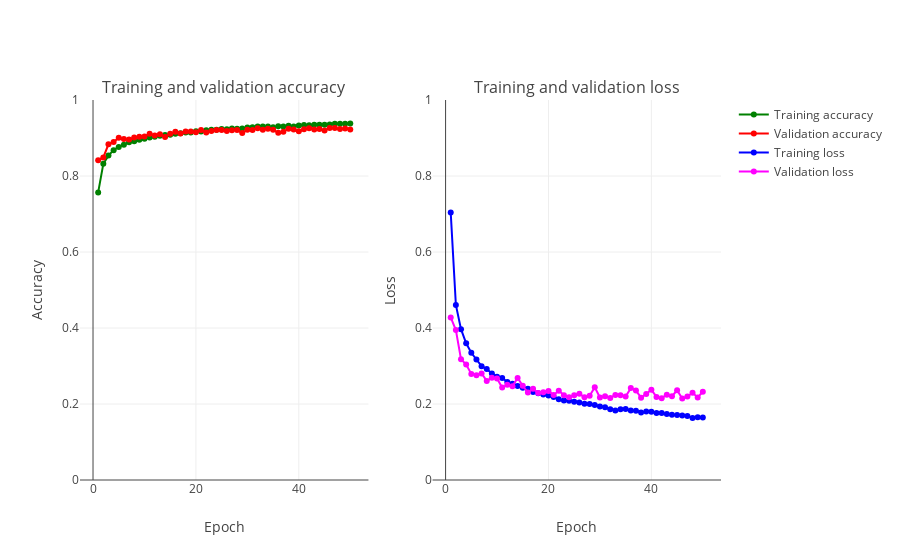

Source (notebook cell):
### Code cell
plot_accuracy_and_loss(train_model)

score = model.evaluate(X_test, y_test, verbose=0)
print('Test loss:', score[0])
print('Test accuracy:', score[1])

### Figure 1 — Plotly figure (JSON) as saved in the notebook; plotly's stock layout.template omitted (floating-point values rounded to 4 significant figures)
{"data": [{"marker": {"color": "Green"}, "mode": "markers+lines", "name": "Training accuracy", "text": ["1", "2", "3", "4", "5", "6", "7", "8", "9", "10", "11", "12", "13", "14", "15", "16", "17", "18", "19", "20", "21", "22", "23", "24", "25", "26", "27", "28", "29", "30", "31", "32", "33", "34", "35", "36", "37", "38", "39", "40", "41", "42", "43", "44", "45", "46", "47", "48", "49", "50"], "type": "scatter", "uid": "e7360110-4cf2-11ea-b1c4-39b7094d46f5", "x": [1, 2, 3, 4, 5, 6, 7, 8, 9, 10, 11, 12, 13, 14, 15, 16, 17, 18, 19, 20, 21, 22, 23, 24, 25, 26, 27, 28, 29, 30, 31, 32, 33, 34, 35, 36, 37, 38, 39, 40, 41, 42, 43, 44, 45, 46, 47, 48, 49, 50], "xaxis": "x", "y": [0.7569, 0.8322, 0.8536, 0.8681, 0.8766, 0.8825, 0.8886, 0.8916, 0.8951, 0.8984, 0.9016, 0.9035, 0.9062, 0.9077, 0.9087, 0.9115, 0.9127, 0.9142, 0.9142, 0.9175, 0.917, 0.9206, 0.9218, 0.9216, 0.9236, 0.9232, 0.9247, 0.924, 0.9249, 0.9275, 0.9285, 0.9303, 0.9302, 0.9302, 0.9281, 0.9312, 0.9304, 0.9325, 0.9304, 0.9329, 0.9341, 0.9335, 0.9348, 0.935, 0.935, 0.9358, 0.9373, 0.9378, 0.9375, 0.9382], "yaxis": "y"}, {"marker": {"color": "Red"}, "mode": "markers+lines", "name": "Validation accuracy", "text": ["1", "2", "3", "4", "5", "6", "7", "8", "9", "10", "11", "12", "13", "14", "15", "16", "17", "18", "19", "20", "21", "22", "23", "24", "25", "26", "27", "28", "29", "30", "31", "32", "33", "34", "35", "36", "37", "38", "39", "40", "41", "42", "43", "44", "45", "46", "47", "48", "49", "50"], "type": "scatter", "uid": "e74caa6e-4cf2-11ea-b1c4-39b7094d46f5", "x": [1, 2, 3, 4, 5, 6, 7, 8, 9, 10, 11, 12, 13, 14, 15, 16, 17, 18, 19, 20, 21, 22, 23, 24, 25, 26, 27, 28, 29, 30, 31, 32, 33, 34, 35, 36, 37, 38, 39, 40, 41, 42, 43, 44, 45, 46, 47, 48, 49, 50], "xaxis": "x", "y": [0.8417, 0.8488, 0.8834, 0.8894, 0.9008, 0.8972, 0.8957, 0.9013, 0.9032, 0.9038, 0.9113, 0.9068, 0.9098, 0.9029, 0.9111, 0.9163, 0.9117, 0.9174, 0.9169, 0.9148, 0.9207, 0.9147, 0.9182, 0.9212, 0.9207, 0.9184, 0.9207, 0.9209, 0.9128, 0.9216, 0.9213, 0.9258, 0.922, 0.9245, 0.9214, 0.9138, 0.9168, 0.9245, 0.9222, 0.9176, 0.923, 0.9256, 0.9222, 0.9239, 0.9197, 0.9261, 0.9262, 0.924, 0.9249, 0.9227], "yaxis": "y"}, {"marker": {"color": "Blue"}, "mode": "markers+lines", "name": "Training loss", "text": ["1", "2", "3", "4", "5", "6", "7", "8", "9", "10", "11", "12", "13", "14", "15", "16", "17", "18", "19", "20", "21", "22", "23", "24", "25", "26", "27", "28", "29", "30", "31", "32", "33", "34", "35", "36", "37", "38", "39", "40", "41", "42", "43", "44", "45", "46", "47", "48", "49", "50"], "type": "scatter", "uid": "e74d9cee-4cf2-11ea-b1c4-39b7094d46f5", "x": [1, 2, 3, 4, 5, 6, 7, 8, 9, 10, 11, 12, 13, 14, 15, 16, 17, 18, 19, 20, 21, 22, 23, 24, 25, 26, 27, 28, 29, 30, 31, 32, 33, 34, 35, 36, 37, 38, 39, 40, 41, 42, 43, 44, 45, 46, 47, 48, 49, 50], "xaxis": "x2", "y": [0.7036, 0.4607, 0.3969, 0.3597, 0.3347, 0.3172, 0.2994, 0.2918, 0.2804, 0.2717, 0.2685, 0.2581, 0.2533, 0.2471, 0.2429, 0.2402, 0.2313, 0.2285, 0.2252, 0.2222, 0.2186, 0.2123, 0.2089, 0.2085, 0.2058, 0.204, 0.201, 0.2001, 0.1976, 0.1936, 0.1913, 0.186, 0.183, 0.1859, 0.1868, 0.1827, 0.1823, 0.1778, 0.1804, 0.1799, 0.1761, 0.1766, 0.1739, 0.1716, 0.1713, 0.1699, 0.1684, 0.1631, 0.165, 0.1644], "yaxis": "y2"}, {"marker": {"color": "Magenta"}, "mode": "markers+lines", "name": "Validation loss", "text": ["1", "2", "3", "4", "5", "6", "7", "8", "9", "10", "11", "12", "13", "14", "15", "16", "17", "18", "19", "20", "21", "22", "23", "24", "25", "26", "27", "28", "29", "30", "31", "32", "33", "34", "35", "36", "37", "38", "39", "40", "41", "42", "43", "44", "45", "46", "47", "48", "49", "50"], "type": "scatter", "uid": "e74e7358-4cf2-11ea-b1c4-39b7094d46f5", "x": [1, 2, 3, 4, 5, 6, 7, 8, 9, 10, 11, 12, 13, 14, 15, 16, 17, 18, 19, 20, 21, 22, 23, 24, 25, 26, 27, 28, 29, 30, 31, 32, 33, 34, 35, 36, 37, 38, 39, 40, 41, 42, 43, 44, 45, 46, 47, 48, 49, 50], "xaxis": "x2", "y": [0.4279, 0.3945, 0.3178, 0.3038, 0.2791, 0.2758, 0.2805, 0.2608, 0.2689, 0.2672, 0.2432, 0.2506, 0.2465, 0.2685, 0.2481, 0.2301, 0.2405, 0.2292, 0.2311, 0.2345, 0.2238, 0.2348, 0.2234, 0.2177, 0.2229, 0.227, 0.2176, 0.2215, 0.2439, 0.217, 0.2203, 0.2158, 0.2237, 0.2231, 0.2196, 0.2418, 0.2352, 0.2167, 0.2265, 0.2374, 0.2186, 0.2153, 0.2247, 0.2203, 0.2362, 0.2142, 0.2195, 0.2296, 0.2173, 0.2323], "yaxis": "y2"}], "layout": {"annotations": [{"font": {"size": 16}, "showarrow": false, "text": "Training and validation accuracy", "x": 0.225, "xanchor": "center", "xref": "paper", "y": 1.0, "yanchor": "bottom", "yref": "paper"}, {"font": {"size": 16}, "showarrow": false, "text": "Training and validation loss", "x": 0.775, "xanchor": "center", "xref": "paper", "y": 1.0, "yanchor": "bottom", "yref": "paper"}], "xaxis": {"anchor": "y", "domain": [0.0, 0.45], "title": "Epoch"}, "xaxis2": {"anchor": "y2", "domain": [0.55, 1.0], "title": "Epoch"}, "yaxis": {"anchor": "x", "domain": [0.0, 1.0], "range": [0, 1], "title": "Accuracy"}, "yaxis2": {"anchor": "x2", "domain": [0.0, 1.0], "range": [0, 1], "title": "Loss"}}}
